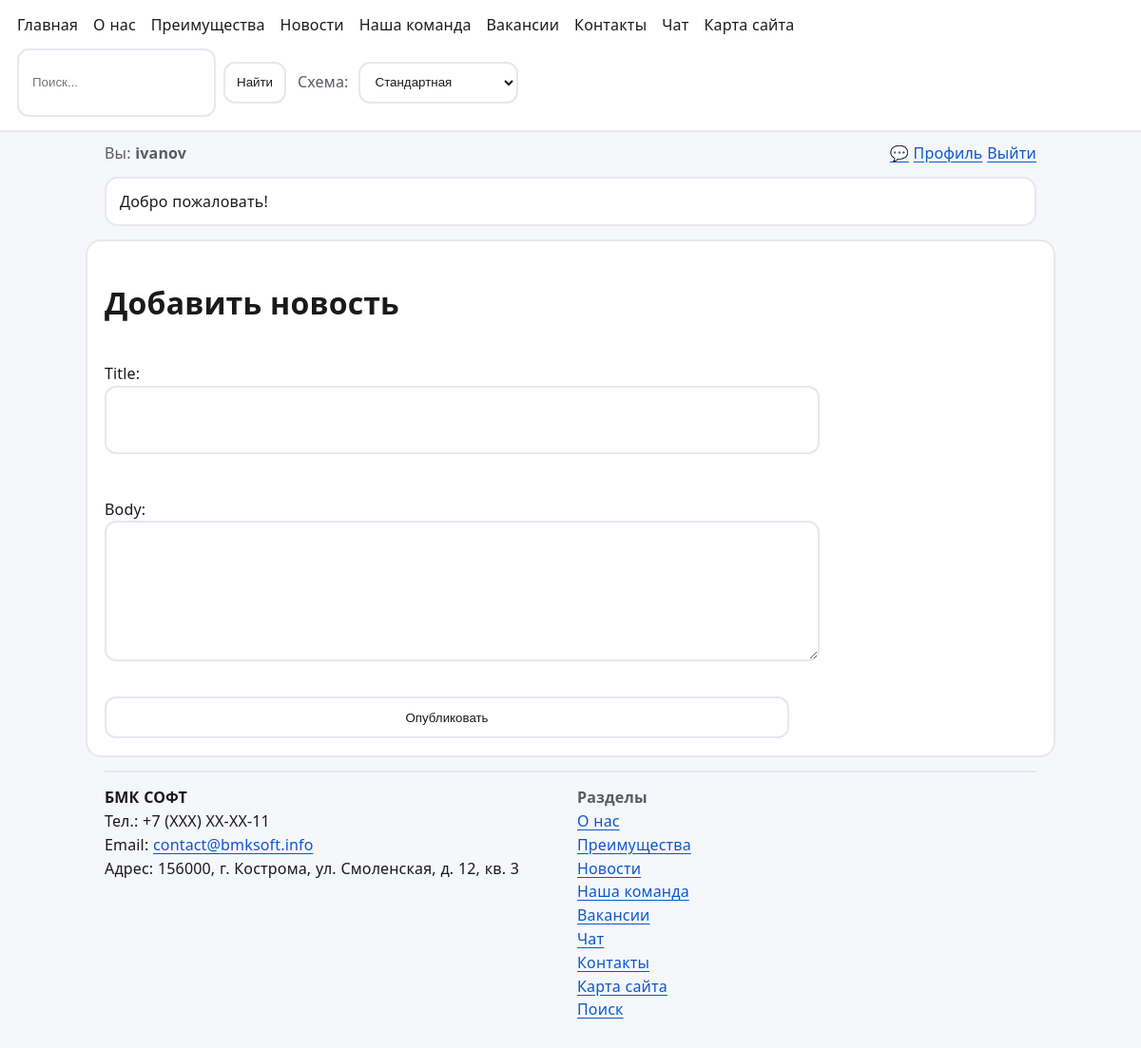
Screenshot of /news/create/ (signed in) with the database file from the repository.
### core/models.py (models this page shows, shortened)
class Banner(models.Model):
    text = models.CharField(max_length=255)
    href = models.CharField(max_length=255, default="/")
    enabled = models.BooleanField(default=True)
    order = models.PositiveIntegerField(default=0)
    class Meta:
        ordering = ["order", "id"]

class ContactInfo(models.Model):
    org = models.CharField(max_length=255, default="Demo Org")
    phone = models.CharField(max_length=64, default="+7 (000) 000-00-00")
    email = models.EmailField(default="info@example.com")
    address = models.CharField(max_length=255, default="Россия, Москва, ул. Пример, 1")

### news/views.py (the view)
# urls.py: path("create/", views.news_create, name="create"),
@permission_required("news.add_newspost", raise_exception=True)
def news_create(request):
    if request.method == "POST":
        form = NewsPostForm(request.POST)
        if form.is_valid():
            obj = form.save(commit=False)
            obj.author = request.user
            obj.save()
            return redirect("news:list")
    else:
        form = NewsPostForm()
    return render(request, "news/create.html", {"form": form})

### news/forms.py
class NewsPostForm(forms.ModelForm):
    class Meta:
        model = NewsPost
        fields = ["title", "body"]
        widgets = {"body": forms.Textarea(attrs={"rows":4})}

### core/context_processors.py (called while the page is built)
def site_settings(request):
    return {"banners": Banner.objects.filter(enabled=True)[:3], "contact_info": ContactInfo.objects.first()}

def breadcrumbs(request):
    return {'breadcrumbs': get_breadcrumbs(request)}

### templates/news/create.html (shortened to what this page needs)
{% extends "base.html" %}
{% block content %}
<h1>Добавить новость</h1>
<form method="post" class="form">
  {{ form.as_p }}
  <button type="submit">Опубликовать</button>
</form>
{% endblock %}

### templates/base.html (shortened to what this page needs)
<!doctype html>
<html lang="ru">
<head>
  <link rel="stylesheet" href="/static/style.css" />
</head>
<body>
  <header class="top" role="banner">
    <nav class="nav" aria-label="Навигация">
      <a href="{% url 'home' %}">Главная</a>
      <a href="{% url 'about_us' %}">О нас</a>
      <a href="{% url 'advantages' %}">Преимущества</a>
      <a href="{% url 'news:list' %}">Новости</a>
      <a href="{% url 'team' %}">Наша команда</a>
      <a href="{% url 'vacancies' %}">Вакансии</a>
      <a href="{% url 'contact' %}">Контакты</a>
      <a href="{% url 'messaging:chat_list' %}">Чат</a>
      <a href="{% url 'sitemap' %}">Карта сайта</a>
    </nav>
    <div class="right">
      <form class="search-mini" action="{% url 'search' %}" method="get" role="search" aria-label="Поиск по сайту">
        <input name="q" value="{{ q|default:'' }}" placeholder="Поиск..." />
        <button type="submit">Найти</button>
      </form>
      <div class="theme" aria-label="Цветовая схема">
        <label for="themeSelect" class="theme__label">Схема:</label>
        <select id="themeSelect" class="theme__select">
          <option value="standard">Стандартная</option>
        </select>
      </div>
    </div>
  </header>
  <div class="subbar">
    <div class="who">
      {% if user.is_authenticated %}
        Вы: <b>{{ user.username }}</b>
      {% else %}
        Вы: <b>Гость</b>
      {% endif %}
    </div>
    <div class="auth">
      {% if user.is_authenticated %}
        <a href="{% url 'messaging:chat_list' %}">💬</a>
        <a href="{% url 'profile' %}">Профиль</a>
        <a href="{% url 'logout' %}">Выйти</a>
      {% else %}
        <a href="{% url 'login' %}">Войти</a>
        <a href="{% url 'register' %}">Регистрация</a>
      {% endif %}
    </div>
  </div>
  {% if banners %}
    <div class="banners" aria-label="Баннеры">
      {% for b in banners %}
        <a class="banner" href="{{ b.href }}">{{ b.text }}</a>
      {% endfor %}
    </div>
  {% endif %}
  <main id="content" class="card" role="main">
    {% block content %}{% endblock %}
  </main>
  <footer class="footer" role="contentinfo">
    <div class="footer-grid">
      <div class="contacts-widget" aria-label="Контакты">
        {% if contact_info %}
          <div><b>{{ contact_info.org }}</b></div>
          <div>Тел.: {{ contact_info.phone }}</div>
          <div>Email: <a href="mailto:{{ contact_info.email }}">{{ contact_info.email }}</a></div>
          <div>Адрес: {{ contact_info.address }}</div>
        {% else %}
          <div class="muted">Контакты не настроены.</div>
        {% endif %}
      </div>
      <div class="muted">
        <div><b>Разделы</b></div>
        <div><a href="{% url 'about_us' %}">О нас</a></div>
        <div><a href="{% url 'advantages' %}">Преимущества</a></div>
        <div><a href="{% url 'news:list' %}">Новости</a></div>
        <div><a href="{% url 'team' %}">Наша команда</a></div>
        <div><a href="{% url 'vacancies' %}">Вакансии</a></div>
        <div><a href="{% url 'messaging:chat_list' %}">Чат</a></div>
        <div><a href="{% url 'contact' %}">Контакты</a></div>
        <div><a href="{% url 'sitemap' %}">Карта сайта</a></div>
        <div><a href="{% url 'search' %}">Поиск</a></div>
      </div>
    </div>
  </footer>
</body>
</html>

### static/style.css (style rules this page uses)
:root { --bg:#f6f7fb;--fg:#1a1a1a;--card:#fff;--border:#e7e7ef;--link:#0b57d0;--muted:#5b5b66;--focus:#ffbf47;--base-font:16px;--line:1.55;--letter:.01em;--word:.02em }
html { font-size:var(--base-font) }
body { font-family:system-ui,-apple-system,Segoe UI,Roboto,Arial,sans-serif;margin:0;background:var(--bg);color:var(--fg);line-height:var(--line);letter-spacing:var(--letter);word-spacing:var(--word) }
a { color:var(--link);text-underline-offset:.18em }
.top { display:flex;flex-wrap:wrap;gap:12px 16px;align-items:center;justify-content:space-between;padding:14px 18px;background:var(--card);border-bottom:2px solid var(--border) }
.nav { display:flex;gap:16px;flex-wrap:wrap }
.nav a { text-decoration:none;color:var(--fg) }
.right { display:flex;gap:12px;flex-wrap:wrap;align-items:center }
.theme { display:flex;gap:10px;align-items:center }
.theme__label { color:var(--muted) }
.theme__select { padding:10px 12px;border:2px solid var(--border);border-radius:12px;background:var(--card);color:var(--fg);min-height:44px }
.subbar { max-width:980px;margin:10px auto 0;padding:0 18px;display:flex;justify-content:space-between;gap:12px;color:var(--muted) }
.card { max-width:980px;margin:14px auto;padding:18px;background:var(--card);border:2px solid var(--border);border-radius:16px }
.banners { max-width:980px;margin:12px auto 0;padding:0 18px;display:grid;gap:10px }
.banner { display:block;padding:12px 14px;border:2px solid var(--border);border-radius:14px;background:var(--card);color:var(--fg);text-decoration:none }
.form { display:grid;gap:14px;max-width:720px }
label { display:grid;gap:8px }
input,textarea,select { width:100%;padding:12px 14px;border:2px solid var(--border);border-radius:12px;background:var(--card);color:var(--fg);min-height:44px }
textarea { min-height:120px }
button,.btn { display:inline-block;padding:12px 16px;border:2px solid var(--border);border-radius:12px;background:var(--card);color:var(--fg);cursor:pointer;text-decoration:none;min-height:44px }
.muted { color:var(--muted) }
.search-mini { display:flex;gap:8px;align-items:center }
.search-mini input { max-width:220px }
.search-mini button { padding:10px 12px;min-height:44px }
.footer { max-width:980px;margin:0 auto 30px;padding:0 18px }
.footer-grid { display:grid;grid-template-columns:repeat(auto-fit,minmax(240px,1fr));gap:14px;border-top:2px solid var(--border);padding-top:14px;margin-top:14px }

### rows the page displays
Banner: text "Добро пожаловать!"
ContactInfo: org "БМК СОФТ", phone "+7 (ХХХ) ХХ-ХХ-11", email "contact@bmksoft.info", address "156000, г. Кострома, ул. Смоленская, д. 12, кв. 3"

### other values shown
{{ user.username }} "ivanov"
